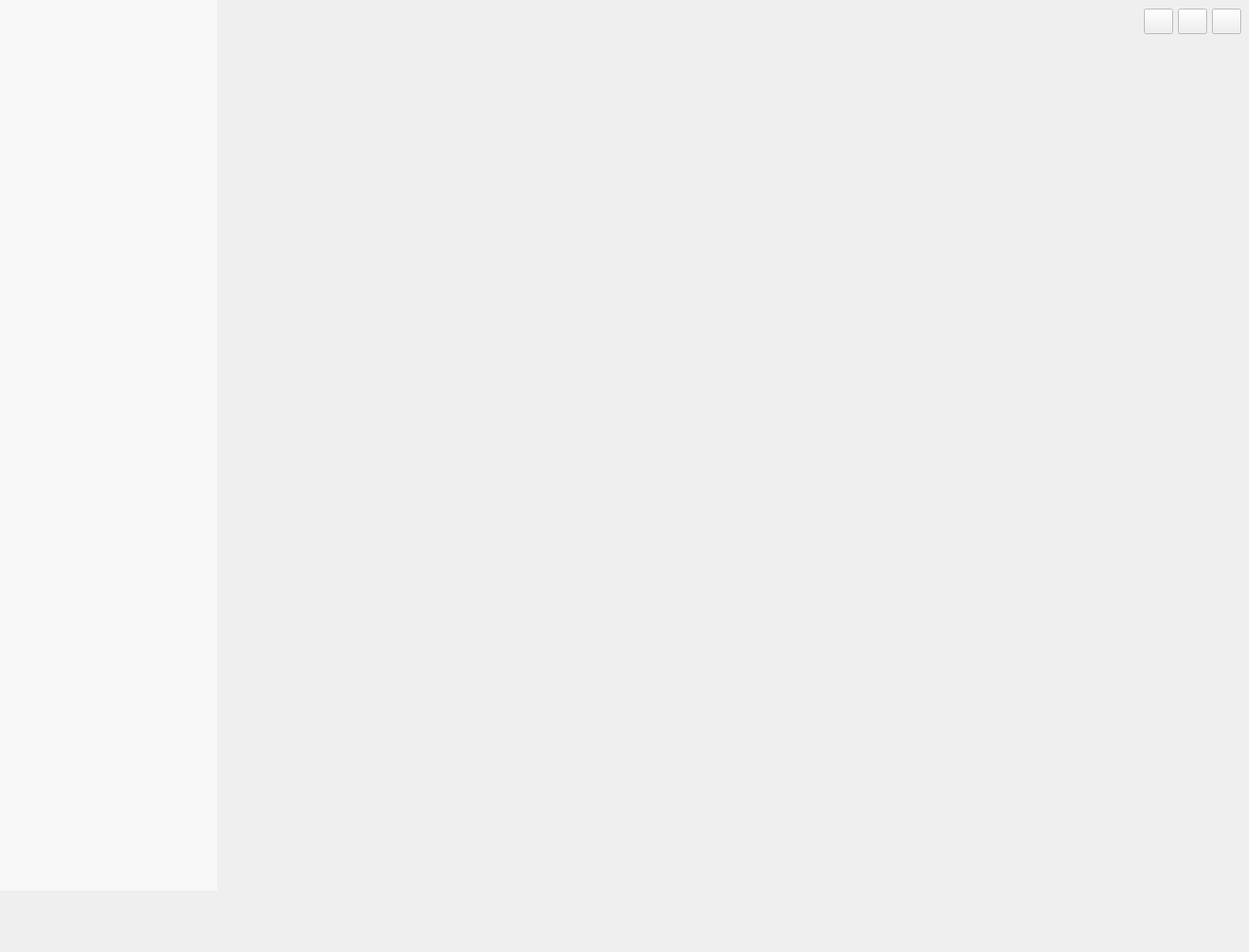
<?xml version="1.0" encoding="UTF-8"?>
<ui version="4.0">
 <class>MusicPlayerClass</class>
 <widget class="QMainWindow" name="MusicPlayerClass">
  <property name="geometry">
   <rect>
    <x>0</x>
    <y>0</y>
    <width>1725</width>
    <height>1315</height>
   </rect>
  </property>
  <property name="sizePolicy">
   <sizepolicy hsizetype="Expanding" vsizetype="Expanding">
    <horstretch>0</horstretch>
    <verstretch>0</verstretch>
   </sizepolicy>
  </property>
  <property name="windowTitle">
   <string>MusicPlayer</string>
  </property>
  <widget class="QWidget" name="centralWidget">
   <property name="sizePolicy">
    <sizepolicy hsizetype="Expanding" vsizetype="Expanding">
     <horstretch>0</horstretch>
     <verstretch>0</verstretch>
    </sizepolicy>
   </property>
   <layout class="QGridLayout" name="gridLayout">
    <property name="leftMargin">
     <number>0</number>
    </property>
    <property name="topMargin">
     <number>0</number>
    </property>
    <property name="rightMargin">
     <number>0</number>
    </property>
    <property name="bottomMargin">
     <number>0</number>
    </property>
    <property name="spacing">
     <number>0</number>
    </property>
    <item row="0" column="0">
     <layout class="QVBoxLayout" name="verticalLayout_3">
      <property name="spacing">
       <number>0</number>
      </property>
      <item>
       <layout class="QHBoxLayout" name="horizontalLayout_3">
        <property name="spacing">
         <number>0</number>
        </property>
        <item>
         <widget class="CLeftWgt" name="leftWgt" native="true">
          <property name="sizePolicy">
           <sizepolicy hsizetype="Minimum" vsizetype="Preferred">
            <horstretch>0</horstretch>
            <verstretch>0</verstretch>
           </sizepolicy>
          </property>
          <property name="minimumSize">
           <size>
            <width>300</width>
            <height>0</height>
           </size>
          </property>
          <property name="maximumSize">
           <size>
            <width>16777215</width>
            <height>16777215</height>
           </size>
          </property>
          <property name="styleSheet">
           <string notr="true">#leftWgt{
	background:#f8f8f8;
}</string>
          </property>
         </widget>
        </item>
        <item>
         <layout class="QVBoxLayout" name="verticalLayout_2">
          <property name="spacing">
           <number>0</number>
          </property>
          <item>
           <widget class="QWidget" name="titleWgt" native="true">
            <property name="sizePolicy">
             <sizepolicy hsizetype="Expanding" vsizetype="Expanding">
              <horstretch>0</horstretch>
              <verstretch>0</verstretch>
             </sizepolicy>
            </property>
            <property name="maximumSize">
             <size>
              <width>16777215</width>
              <height>59</height>
             </size>
            </property>
            <property name="styleSheet">
             <string notr="true">#titleWgt{
	border-color: rgb(229, 243, 255);
	boreder: 1px solid black;
}</string>
            </property>
            <layout class="QVBoxLayout" name="verticalLayout">
             <item>
              <layout class="QHBoxLayout" name="horizontalLayout_2">
               <property name="spacing">
                <number>0</number>
               </property>
               <property name="sizeConstraint">
                <enum>QLayout::SetMaximumSize</enum>
               </property>
               <property name="bottomMargin">
                <number>0</number>
               </property>
               <item>
                <spacer name="horizontalSpacer">
                 <property name="orientation">
                  <enum>Qt::Horizontal</enum>
                 </property>
                 <property name="sizeHint" stdset="0">
                  <size>
                   <width>40</width>
                   <height>20</height>
                  </size>
                 </property>
                </spacer>
               </item>
               <item>
                <layout class="QHBoxLayout" name="horizontalLayout" stretch="0,0,0">
                 <property name="spacing">
                  <number>7</number>
                 </property>
                 <item>
                  <widget class="QPushButton" name="minBtn">
                   <property name="enabled">
                    <bool>true</bool>
                   </property>
                   <property name="sizePolicy">
                    <sizepolicy hsizetype="Maximum" vsizetype="Fixed">
                     <horstretch>0</horstretch>
                     <verstretch>0</verstretch>
                    </sizepolicy>
                   </property>
                   <property name="maximumSize">
                    <size>
                     <width>50</width>
                     <height>35</height>
                    </size>
                   </property>
                   <property name="styleSheet">
                    <string notr="true">#minBtn{
	
	border-image: url(:/MusicPlayer/img/min.png);
}
#minBtn:hover{
	border-image: url(:/MusicPlayer/img/min_hover.png);
}</string>
                   </property>
                   <property name="text">
                    <string/>
                   </property>
                  </widget>
                 </item>
                 <item>
                  <widget class="QPushButton" name="maxBtn">
                   <property name="sizePolicy">
                    <sizepolicy hsizetype="Maximum" vsizetype="Fixed">
                     <horstretch>0</horstretch>
                     <verstretch>0</verstretch>
                    </sizepolicy>
                   </property>
                   <property name="maximumSize">
                    <size>
                     <width>50</width>
                     <height>35</height>
                    </size>
                   </property>
                   <property name="styleSheet">
                    <string notr="true">#maxBtn{
	
	border-image: url(:/MusicPlayer/img/max.png);
}
#maxBtn:hover{
	border-image: url(:/MusicPlayer/img/max_hover.png);
}</string>
                   </property>
                   <property name="text">
                    <string/>
                   </property>
                  </widget>
                 </item>
                 <item>
                  <widget class="QPushButton" name="closeBtn">
                   <property name="sizePolicy">
                    <sizepolicy hsizetype="Maximum" vsizetype="Fixed">
                     <horstretch>0</horstretch>
                     <verstretch>0</verstretch>
                    </sizepolicy>
                   </property>
                   <property name="maximumSize">
                    <size>
                     <width>50</width>
                     <height>35</height>
                    </size>
                   </property>
                   <property name="styleSheet">
                    <string notr="true">#closeBtn{
	border-image: url(:/MusicPlayer/img/close.png);
}
#closeBtn:hover{
	border-image: url(:/MusicPlayer/img/close_hover.png);
}</string>
                   </property>
                   <property name="text">
                    <string/>
                   </property>
                  </widget>
                 </item>
                </layout>
               </item>
              </layout>
             </item>
            </layout>
           </widget>
          </item>
          <item>
           <widget class="CMainContentWgt" name="contentWgt" native="true">
            <property name="styleSheet">
             <string notr="true"/>
            </property>
           </widget>
          </item>
         </layout>
        </item>
       </layout>
      </item>
      <item>
       <widget class="CBottomWgt" name="bottomWgt" native="true">
        <property name="sizePolicy">
         <sizepolicy hsizetype="Expanding" vsizetype="Maximum">
          <horstretch>0</horstretch>
          <verstretch>0</verstretch>
         </sizepolicy>
        </property>
        <property name="minimumSize">
         <size>
          <width>0</width>
          <height>85</height>
         </size>
        </property>
        <property name="styleSheet">
         <string notr="true"/>
        </property>
       </widget>
      </item>
     </layout>
    </item>
   </layout>
  </widget>
 </widget>
 <layoutdefault spacing="6" margin="11"/>
 <customwidgets>
  <customwidget>
   <class>CBottomWgt</class>
   <extends>QWidget</extends>
   <header location="global">BottomWgt.h</header>
   <container>1</container>
  </customwidget>
  <customwidget>
   <class>CLeftWgt</class>
   <extends>QWidget</extends>
   <header location="global">LeftWgt.h</header>
   <container>1</container>
  </customwidget>
  <customwidget>
   <class>CMainContentWgt</class>
   <extends>QWidget</extends>
   <header location="global">MainContentWgt.h</header>
   <container>1</container>
  </customwidget>
 </customwidgets>
 <resources>
  <include location="MusicPlayer.qrc"/>
 </resources>
 <connections/>
</ui>
